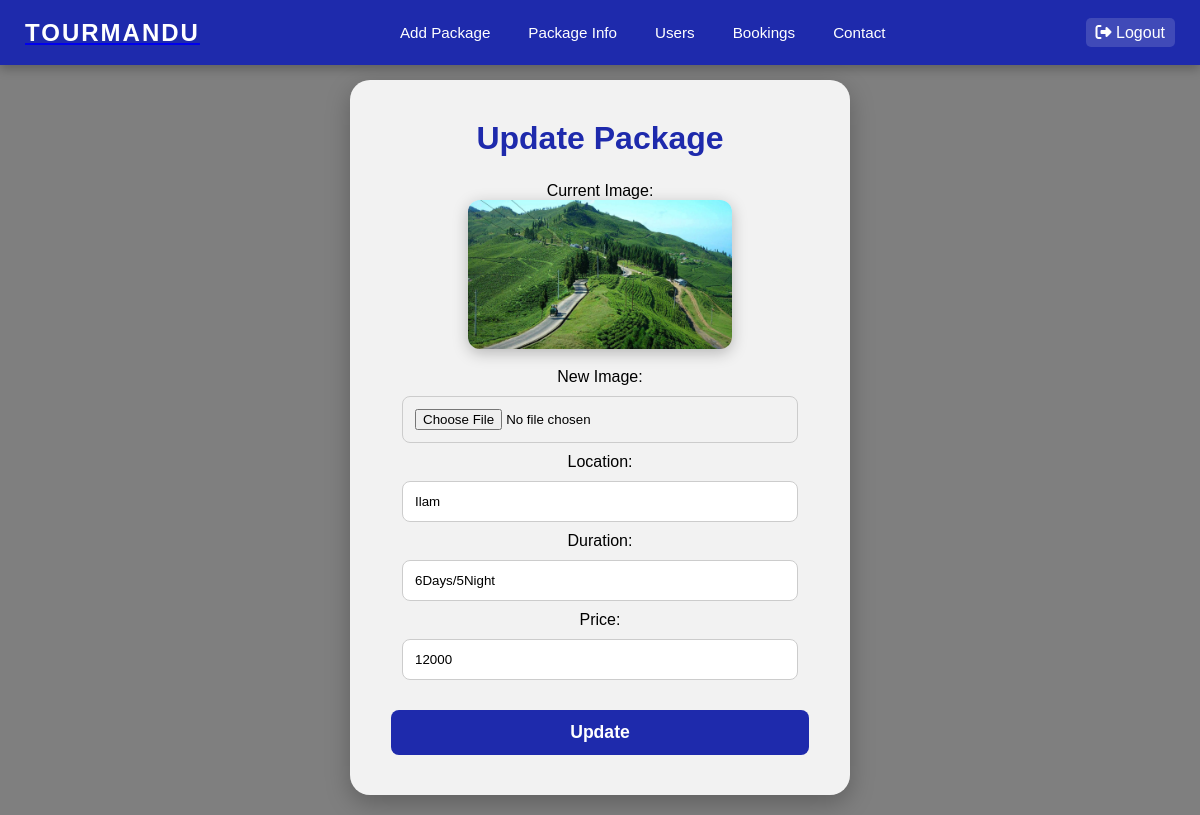
/package_update.php?id=2 (signed in), run on the app's committed database.
### tables this page shows
CREATE TABLE `package` (
  `package_id` int(11) NOT NULL,
  `image` varchar(255) NOT NULL,
  `location` varchar(255) NOT NULL,
  `duration` varchar(255) NOT NULL,
  `price` int(30) NOT NULL
);

### package_update.php (the view, shortened to what this page needs)
<?php
include 'connection.php';
$id = $_GET['id'];
$query = "SELECT * FROM package WHERE package_id = '$id'";
$result = mysqli_query($conn, $query);
$row = mysqli_fetch_assoc($result);
$image = $row['image'];
$location = $row['location'];
$duration = $row['duration'];
$price = $row['price'];
?>
<!DOCTYPE html>
<html lang="en">
<head>
<link rel="stylesheet" href="https://cdnjs.cloudflare.com/ajax/libs/font-awesome/6.5.2/css/all.min.css">
</head>
<body>
<?php include "admin_header.php" ?>
<div class="container">
    <div class="form">
        <h2>Update Package</h2>
        <form method="post" enctype="multipart/form-data">
            <label>Current Image:</label><br>
            <img src="uploads/<?php echo htmlspecialchars($image); ?>" width="60%"><br>
            <label>New Image:</label>
            <input type="file" name="image"><br>
            <label>Location:</label>
            <input type="text" name="location" value="<?php echo htmlspecialchars($location); ?>" required><br>
            <label>Duration:</label>
            <input type="text" name="duration" value="<?php echo htmlspecialchars($duration); ?>" required><br>
            <label>Price:</label>
            <input type="number" name="price" value="<?php echo htmlspecialchars($price); ?>" required><br>
            <button type="submit" name="submit">Update</button>
        </form>
    </div>
</div>
</body>
</html>

### package_update.php (style rules this page uses)
:root { --main-color: #3214b7ff; --accent-color: #1a73e8; --hover-color: #ffd700; --shadow-color: rgba(0,0,0,0.25); --transition: 0.3s ease-in-out; --form-bg: rgba(255,255,255,0.9); }
body { font-family: 'Poppins', sans-serif; margin: 0; background: linear-gradient(rgba(0,0,0,0.5), rgba(0,0,0,0.5)), url('https://assets.thehansindia.com/h-upload/2019/12/27/248830-worldtour.jpg') no-repeat center center fixed; background-size: cover; }
.container { display: flex; justify-content: center; align-items: center; min-height: 90vh; padding: 20px; margin-top:-10px; }
.form { background: var(--form-bg); padding: 40px 30px; border-radius: 20px; box-shadow: 0 8px 25px var(--shadow-color); width: 100%; max-width: 500px; text-align: center; transition: transform var(--transition); }
.form h2 { margin-bottom: 25px; font-size: 2rem; color: var(--main-color); }
.form img { border-radius: 12px; margin-bottom: 15px; box-shadow: 0 4px 15px var(--shadow-color); }
.form input[type="text"], .form input[type="number"], .form input[type="file"] { width: 90%; padding: 12px; margin: 10px 0; border-radius: 8px; border: 1px solid #ccc; transition: var(--transition); }
.form button { width: 95%; padding: 12px; margin-top: 20px; border: none; border-radius: 8px; background: var(--main-color); color: #fff; font-size: 1.1rem; font-weight: 600; cursor: pointer; transition: var(--transition); }

### admin_header.php (style rules this page uses)
:root { --main-color: #1e2aac; --accent-color: #ffd700; --text-color: #ffffff; }
* { margin: 0; padding: 0; box-sizing: border-box; }
body { padding-top: 70px; overflow-x: hidden; }

### data on the page
package: image (picture), location "Ilam", duration "6Days/5Night", price "12000"
